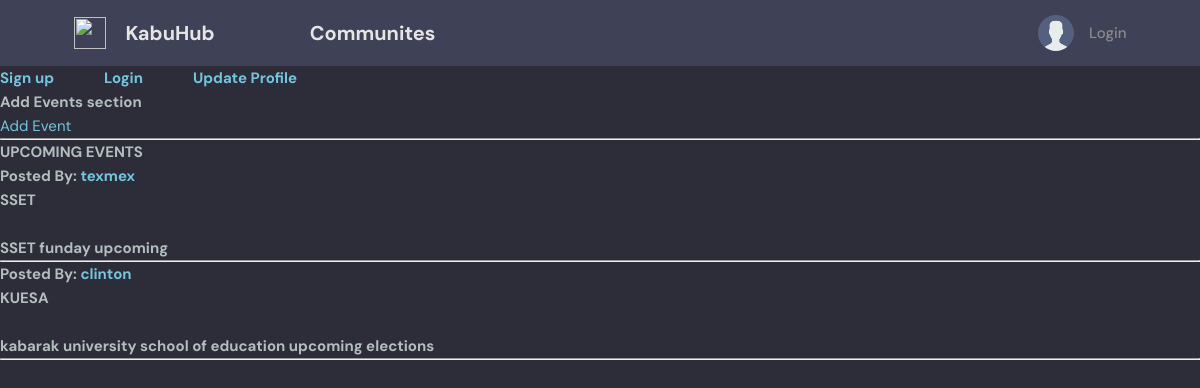
The page / on the database its author committed.
### base/models.py (models this page shows, shortened)
class Event(models.Model):
    title = models.CharField(max_length=100)
    description = models.TextField()
    created_by = models.ForeignKey(User, on_delete=models.CASCADE)
    event_pic = models.ImageField(null=True , blank=True)
    date = models.DateField()
    updated = models.DateTimeField(auto_now= True)
    created = models.DateTimeField(auto_now_add=True)

### base/views.py (the view)
# urls.py: path('', views.home , name="home"),
def home(request):
   events = Event.objects.all()
   context = {'events':events}
   return render(request , 'base/home.html', context)

### base/templates/base/home.html (shortened to what this page needs)
{% extends 'index.html' %} {% block content %}
<div style="display:flex;">
    <h3 style="padding-right: 50px;"><a href="{% url 'signup' %}">Sign up</a></h3>
    <br> {% if request.user.is_authenticated %}
    <h3 style="padding-right: 50px;"><a href="{% url 'logout' %}">Log Out</a></h3>
    {% else %}
    <h3 style="padding-right: 50px;"><a href="{% url 'login' %}">Login</a></h3>
    {% endif %}
    <h3 style="padding-right: 50px;"><a href="{% url 'update_profile' %}">Update Profile</a></h3>
</div>
<div>
    <h2>
        Add Events section
    </h2>
    <a href="{% url 'add_event' %}">Add Event</a>
</div>
<div>
    <hr>
    <h1>UPCOMING EVENTS</h1>
    {% for event in events %}
    <h4>Posted By: <b><a href="{% url 'user_profile' event.created_by.id %}">{{event.created_by}}</a></b></h4>
    <h2>{{event.title}}</h2>
    <h3>{{event.description}}</h3>
    <hr> {% endfor %}
</div>
{% endblock %}

### static/css/style.css (style rules this page uses)
:root { --color-main: #71c6dd; --color-main-light: #e1f6fb; --color-dark: #3f4156; --color-dark-medium: #51546e; --color-dark-light: #696d97; --color-light: #e5e5e5; --color-gray: #8b8b8b; --color-light-gray: #b2bdbd; --color-bg: #2d2d39; --color-success: #5dd693; --color-error: #fc4b0b; }
* { font-family: "DM Sans", -apple-system, BlinkMacSystemFont, "Segoe UI", Roboto, Oxygen, Ubuntu, Cantarell, "Open Sans", "Helvetica Neue", sans-serif; margin: 0; padding: 0; box-sizing: border-box; text-rendering: optimizeLegibility; font-size: inherit; }
html { font-size: 56.25%; }
@media only screen and (min-width: 1200px) { html { font-size: 62.5%; } }
body { line-height: 1.6; font-weight: 400; font-size: 1.5rem; color: var(--color-light-gray); background-color: var(--color-bg); min-height: 100vh; }
a { display: inline-block; color: var(--color-main); text-decoration: none; }

### rows shown on the page
Event: created_by "texmex", title "SSET", description "SSET funday upcoming"
Event: created_by "clinton", title "KUESA", description "kabarak university school of education upcoming elections"
